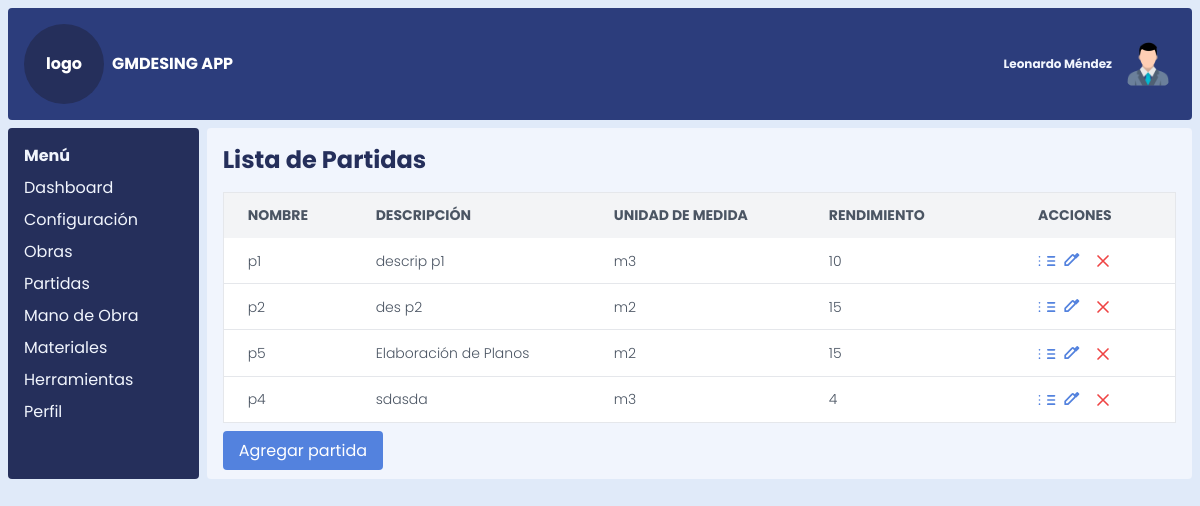
The app's page /partidas with its own data.
### models.py (models this page shows)
class Partida(db.Model):
    __tablename__ = 'partida'
    id_partida = db.Column(db.Integer, primary_key=True)
    nombre_partida = db.Column(db.String(100), nullable=False)
    descripcion_partida = db.Column(db.Text)
    unidad_medida_id = db.Column(
        db.Integer,
        db.ForeignKey('unidad_medida.id_unidad_medida', name='fk_partida_unidad_medida')
    )
    rendimiento = db.Column(db.Integer)
    obras = db.relationship('ObraPartida', back_populates='partida', lazy='dynamic')  # Relación con Obras
    mano_de_obra = db.relationship('PartidasManoDeObra', backref='partida', lazy=True)
    herramientas = db.relationship('PartidasHerramientas', backref='partida', lazy=True)
    materiales = db.relationship('PartidasMateriales', backref='partida', lazy=True)
    unidad_medida = db.relationship('UnidadMedida', backref='partidas')

class UnidadMedida(db.Model):
    __tablename__ = 'unidad_medida'
    id_unidad_medida = db.Column(db.Integer, primary_key=True)
    nombre_unidad_medida = db.Column(db.String(100), nullable=False)

### app.py (the view)
@app.route('/partidas')
def listar_partidas():
    partidas = Partida.query.all()
    return render_template('listar_partidas.html', partidas_lista=partidas,datos=datos)

### templates/listar_partidas.html (shortened to what this page needs)
{% extends 'index.html' %}
{% block content %}
    <h1 class="text-2xl font-bold mb-4">Lista de Partidas</h1>
    <div class="overflow-x-auto">
        <table class="min-w-full bg-white border border-gray-200">
            <thead>
                <tr class="bg-gray-100 text-gray-600 uppercase text-sm leading-normal">
                    <th class="py-3 px-6 text-left">Nombre</th>
                    <th class="py-3 px-6 text-left">Descripción</th>
                    <th class="py-3 px-6 text-left">Unidad de Medida</th>
                    <th class="py-3 px-6 text-left">Rendimiento</th>
                    <th class="py-3 px-12 text-center">Acciones</th>
                </tr>
            </thead>
            <tbody class="text-gray-600 text-sm font-light">
                {% for partida in partidas_lista %}
                    <tr class="border-b border-gray-200 hover:bg-gray-100">
                        <td class="py-3 px-6">{{ partida.nombre_partida }}</td>
                        <td class="py-3 px-6">{{ partida.descripcion_partida or "Sin descripción" }}</td>
                        <td class="py-3 px-6">{{ partida.unidad_medida.nombre_unidad_medida or "Sin Und" }}</td>
                        <td class="py-3 px-6">{{ partida.rendimiento or "Sin Información" }}</td>
                        <td class="py-3 px-6 text-center">
                            <a href="{{ url_for('ver_partida', id=partida.id_partida) }}" class="text-blue-500 hover:text-blue-700" title="Ver Detalles">
                                <svg xmlns="http://www.w3.org/2000/svg" class="h-5 w-5 inline" fill="none" viewBox="0 0 24 24" stroke="currentColor">
                                    <path stroke-linecap="round" stroke-linejoin="round" stroke-width="2" d="M13 7h8M13 12h8m-8 5h8M3 7h.01M3 12h.01M3 17h.01" />
                                </svg>
                            </a>
                            <a href="{{ url_for('editar_partida', id_partida=partida.id_partida) }}" class="text-blue-500 hover:text-blue-700" title="Editar">
                            </a>
                            <a href="{{ url_for('eliminar_partida', id_partida=partida.id_partida) }}" class="text-red-500 hover:text-red-700 ml-2" title="Eliminar">
                                <svg xmlns="http://www.w3.org/2000/svg" class="h-5 w-5 inline" fill="none" viewBox="0 0 24 24" stroke="currentColor">
                                    <path stroke-linecap="round" stroke-linejoin="round" stroke-width="2" d="M6 18L18 6M6 6l12 12" />
                                </svg>
                            </a>
                        </td>
                    </tr>
                {% endfor %}
            </tbody>
        </table>
    </div>
    <div class="mt-4">
        <a href="{{ url_for('crear_partida') }}" class="bg-blue-500 text-white px-4 py-2 rounded hover:bg-blue-600">Agregar partida</a>
    </div>
{% endblock %}

### static/css/styles.css (style rules this page uses)
html, :host { line-height: 1.5; -webkit-text-size-adjust: 100%; -moz-tab-size: 4; -o-tab-size: 4; tab-size: 4; font-family: Poppins, sans-serif; font-feature-settings: normal; font-variation-settings: normal; -webkit-tap-highlight-color: transparent; }
body { margin: 0; line-height: inherit; }
h1, h2, h3, h4, h5, h6 { font-size: inherit; font-weight: inherit; }
a { color: inherit; text-decoration: inherit; }
table { text-indent: 0; border-color: inherit; border-collapse: collapse; }
blockquote, dl, dd, h1, h2, h3, h4, h5, h6, hr, figure, p, pre { margin: 0; }
img, svg, video, canvas, audio, iframe, embed, object { display: block; vertical-align: middle; }
.base { --tw-bg-opacity: 1; background-color: rgb(224 234 249 / var(--tw-bg-opacity, 1)); }
.mb-4 { margin-bottom: 1rem; }
.ml-2 { margin-left: 0.5rem; }
.mt-4 { margin-top: 1rem; }
.inline { display: inline; }
.grid { display: grid; }
.h-5 { height: 1.25rem; }
.h-\[100vh\] { height: 100vh; }
.w-5 { width: 1.25rem; }
.min-w-full { min-width: 100%; }
.grid-cols-12 { grid-template-columns: repeat(12, minmax(0, 1fr)); }
.gap-2 { gap: 0.5rem; }
.overflow-x-auto { overflow-x: auto; }
.rounded { border-radius: 0.25rem; }
.border { border-width: 1px; }
.border-b { border-bottom-width: 1px; }
.border-gray-200 { --tw-border-opacity: 1; border-color: rgb(229 231 235 / var(--tw-border-opacity, 1)); }
.bg-blue-500 { --tw-bg-opacity: 1; background-color: rgb(83 130 222 / var(--tw-bg-opacity, 1)); }
.bg-gray-100 { --tw-bg-opacity: 1; background-color: rgb(243 244 246 / var(--tw-bg-opacity, 1)); }
.bg-white { --tw-bg-opacity: 1; background-color: rgb(255 255 255 / var(--tw-bg-opacity, 1)); }
.p-2 { padding: 0.5rem; }
.px-12 { padding-left: 3rem; padding-right: 3rem; }
.px-4 { padding-left: 1rem; padding-right: 1rem; }
.px-6 { padding-left: 1.5rem; padding-right: 1.5rem; }
.py-2 { padding-top: 0.5rem; padding-bottom: 0.5rem; }
.py-3 { padding-top: 0.75rem; padding-bottom: 0.75rem; }
.text-left { text-align: left; }
.text-center { text-align: center; }
.text-2xl { font-size: 1.5rem; line-height: 2rem; }
.text-sm { font-size: 0.875rem; line-height: 1.25rem; }
.font-bold { font-weight: 700; }
.font-light { font-weight: 300; }
.uppercase { text-transform: uppercase; }
.leading-normal { line-height: 1.5; }
.text-blue-500 { --tw-text-opacity: 1; color: rgb(83 130 222 / var(--tw-text-opacity, 1)); }
.text-gray-600 { --tw-text-opacity: 1; color: rgb(75 85 99 / var(--tw-text-opacity, 1)); }
.text-red-500 { --tw-text-opacity: 1; color: rgb(239 68 68 / var(--tw-text-opacity, 1)); }
.text-white { --tw-text-opacity: 1; color: rgb(255 255 255 / var(--tw-text-opacity, 1)); }

### records on screen
Partida: nombre_partida "p1", descripcion_partida "descrip p1", unidad_medida "m3", rendimiento "10"
Partida: nombre_partida "p2", descripcion_partida "des p2", unidad_medida "m2", rendimiento "15"
Partida: nombre_partida "p5", descripcion_partida "Elaboración de Planos", unidad_medida "m2", rendimiento "15"
Partida: nombre_partida "p4", descripcion_partida "sdasda", unidad_medida "m3", rendimiento "4"

### other values on screen
{{ datos.sistema }} "GMDESING APP"
{{ datos.usuario }} "Leonardo Méndez"
{{ item.name }} "Dashboard" "Configuración" "Obras" "Partidas" "Mano de Obra" "Materiales" "Herramientas" "Perfil"
